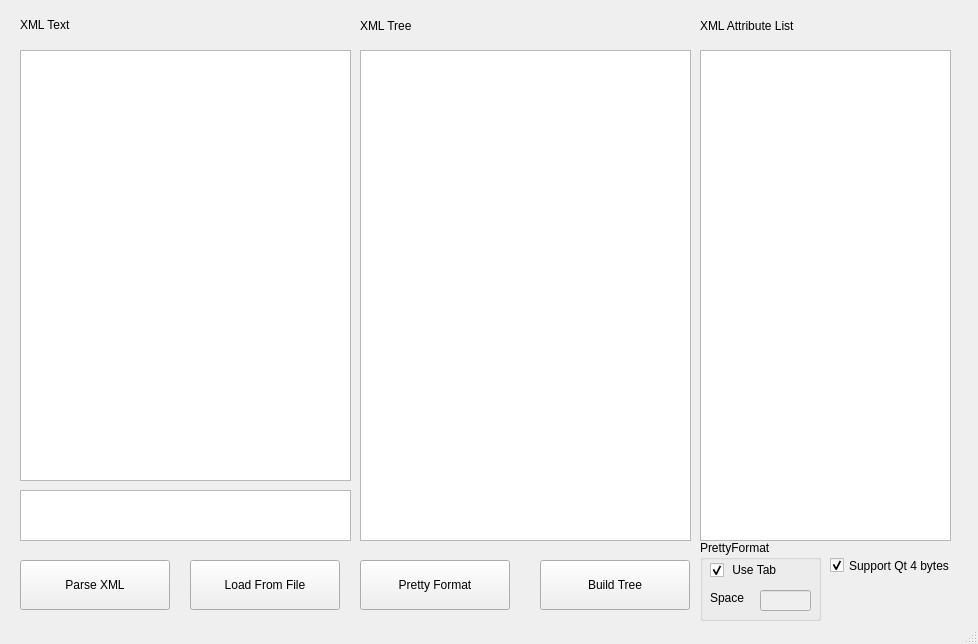
<?xml version="1.0" encoding="UTF-8"?>
<ui version="4.0">
 <class>MainWindow</class>
 <widget class="QMainWindow" name="MainWindow">
  <property name="geometry">
   <rect>
    <x>0</x>
    <y>0</y>
    <width>978</width>
    <height>644</height>
   </rect>
  </property>
  <property name="windowTitle">
   <string>XML Display</string>
  </property>
  <widget class="QWidget" name="centralWidget">
   <widget class="SuperTextEdit" name="xmlTextEdit">
    <property name="geometry">
     <rect>
      <x>20</x>
      <y>50</y>
      <width>331</width>
      <height>431</height>
     </rect>
    </property>
    <property name="font">
     <font>
      <family>Arial</family>
     </font>
    </property>
    <property name="lineWrapMode">
     <enum>QPlainTextEdit::NoWrap</enum>
    </property>
    <property name="plainText">
     <string/>
    </property>
   </widget>
   <widget class="QTreeView" name="xmltreeView">
    <property name="geometry">
     <rect>
      <x>360</x>
      <y>50</y>
      <width>331</width>
      <height>491</height>
     </rect>
    </property>
    <property name="font">
     <font>
      <family>Arial</family>
     </font>
    </property>
    <property name="selectionBehavior">
     <enum>QAbstractItemView::SelectItems</enum>
    </property>
   </widget>
   <widget class="QTreeView" name="attributeView">
    <property name="geometry">
     <rect>
      <x>700</x>
      <y>50</y>
      <width>251</width>
      <height>491</height>
     </rect>
    </property>
    <property name="font">
     <font>
      <family>Arial</family>
     </font>
    </property>
    <property name="selectionBehavior">
     <enum>QAbstractItemView::SelectItems</enum>
    </property>
   </widget>
   <widget class="QPlainTextEdit" name="parseResultTextBox">
    <property name="geometry">
     <rect>
      <x>20</x>
      <y>490</y>
      <width>331</width>
      <height>51</height>
     </rect>
    </property>
    <property name="font">
     <font>
      <family>Arial</family>
     </font>
    </property>
   </widget>
   <widget class="QLabel" name="label">
    <property name="geometry">
     <rect>
      <x>20</x>
      <y>9</y>
      <width>331</width>
      <height>31</height>
     </rect>
    </property>
    <property name="text">
     <string>XML Text</string>
    </property>
   </widget>
   <widget class="QLabel" name="label_2">
    <property name="geometry">
     <rect>
      <x>360</x>
      <y>10</y>
      <width>331</width>
      <height>31</height>
     </rect>
    </property>
    <property name="text">
     <string>XML Tree</string>
    </property>
   </widget>
   <widget class="QLabel" name="label_3">
    <property name="geometry">
     <rect>
      <x>700</x>
      <y>10</y>
      <width>251</width>
      <height>31</height>
     </rect>
    </property>
    <property name="text">
     <string>XML Attribute List</string>
    </property>
   </widget>
   <widget class="QPushButton" name="parseBtn">
    <property name="geometry">
     <rect>
      <x>20</x>
      <y>560</y>
      <width>150</width>
      <height>50</height>
     </rect>
    </property>
    <property name="text">
     <string>Parse XML</string>
    </property>
   </widget>
   <widget class="QPushButton" name="loadfileBtn">
    <property name="geometry">
     <rect>
      <x>190</x>
      <y>560</y>
      <width>150</width>
      <height>50</height>
     </rect>
    </property>
    <property name="text">
     <string>Load From File</string>
    </property>
   </widget>
   <widget class="QPushButton" name="buildTreeBtn">
    <property name="geometry">
     <rect>
      <x>540</x>
      <y>560</y>
      <width>150</width>
      <height>50</height>
     </rect>
    </property>
    <property name="text">
     <string>Build Tree</string>
    </property>
   </widget>
   <widget class="QCheckBox" name="checkBox">
    <property name="geometry">
     <rect>
      <x>830</x>
      <y>550</y>
      <width>141</width>
      <height>31</height>
     </rect>
    </property>
    <property name="text">
     <string>Support Qt 4 bytes</string>
    </property>
    <property name="checked">
     <bool>true</bool>
    </property>
   </widget>
   <widget class="QPushButton" name="prettyFormatBtn">
    <property name="geometry">
     <rect>
      <x>360</x>
      <y>560</y>
      <width>150</width>
      <height>50</height>
     </rect>
    </property>
    <property name="text">
     <string>Pretty Format</string>
    </property>
   </widget>
   <widget class="QGroupBox" name="groupBox">
    <property name="geometry">
     <rect>
      <x>700</x>
      <y>540</y>
      <width>121</width>
      <height>81</height>
     </rect>
    </property>
    <property name="title">
     <string>PrettyFormat</string>
    </property>
    <widget class="QLineEdit" name="spaceNumTextBox">
     <property name="enabled">
      <bool>false</bool>
     </property>
     <property name="geometry">
      <rect>
       <x>60</x>
       <y>50</y>
       <width>51</width>
       <height>21</height>
      </rect>
     </property>
    </widget>
    <widget class="QLabel" name="label_4">
     <property name="geometry">
      <rect>
       <x>10</x>
       <y>50</y>
       <width>41</width>
       <height>16</height>
      </rect>
     </property>
     <property name="text">
      <string>Space</string>
     </property>
    </widget>
    <widget class="QCheckBox" name="useTabOrSpaceChk">
     <property name="geometry">
      <rect>
       <x>10</x>
       <y>20</y>
       <width>101</width>
       <height>20</height>
      </rect>
     </property>
     <property name="text">
      <string> Use Tab</string>
     </property>
     <property name="checked">
      <bool>true</bool>
     </property>
    </widget>
   </widget>
  </widget>
  <widget class="QStatusBar" name="statusBar">
   <property name="font">
    <font>
     <family>MingLiU-ExtB</family>
    </font>
   </property>
  </widget>
 </widget>
 <layoutdefault spacing="6" margin="11"/>
 <customwidgets>
  <customwidget>
   <class>SuperTextEdit</class>
   <extends>QPlainTextEdit</extends>
   <header>SuperTextEdit.h</header>
  </customwidget>
 </customwidgets>
 <resources/>
 <connections/>
</ui>
